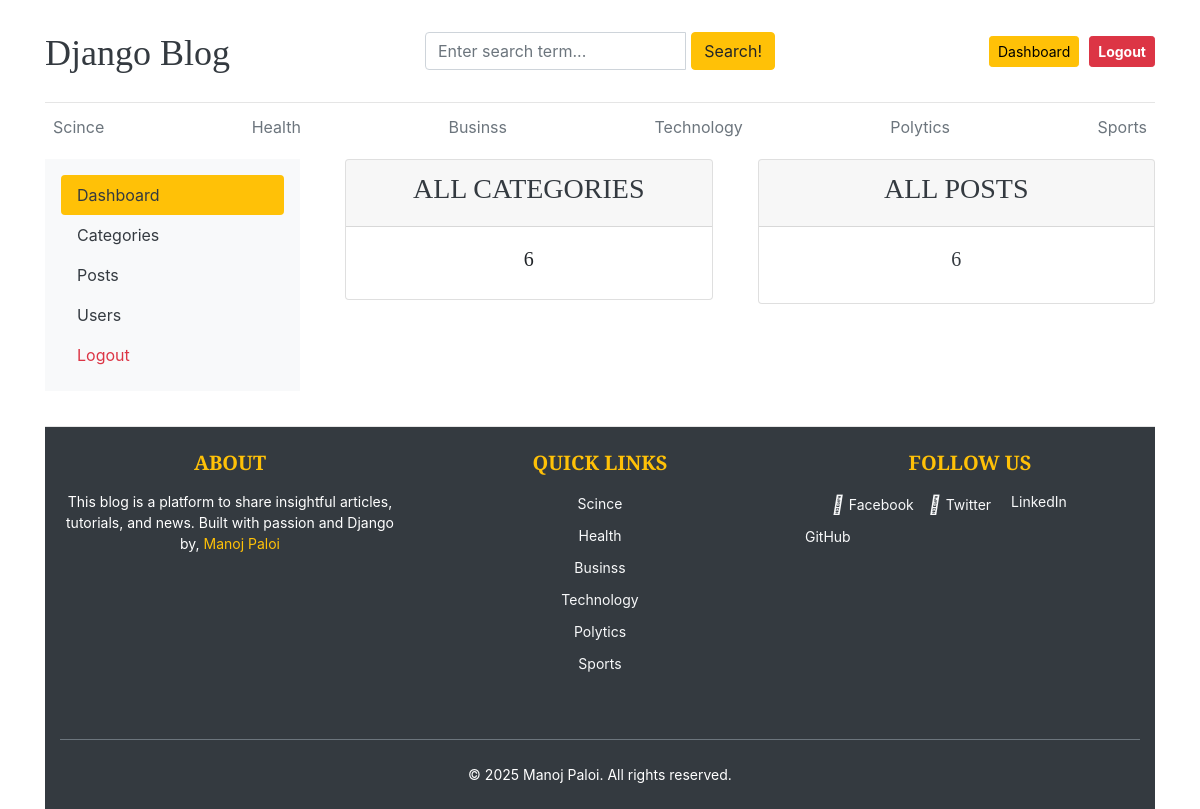
The app's page /dashboards/ (signed in) with its own data.
### blogs/models.py (models this page shows, shortened)
class Category(models.Model):
    category_name = models.CharField(max_length=50, unique=True)
    created_at = models.DateTimeField(auto_now_add=True)
    updated_at = models.DateTimeField(auto_now=True)  # Fixed typo
    class Meta:
        verbose_name_plural = 'Categories'

### dashboards/views.py (the view)
# urls.py: path('',views.dashboard, name= 'dashboard' ),
@login_required(login_url='login')
@never_cache
def dashboard (request):
    category_counts = Category.objects.all().count()
    blogs_counts = Blogs.objects.all().count()
    context = {
        'category_counts': category_counts,
        'blogs_counts': blogs_counts
    }
    return render (request,'dashboard/dashboard.html', context)

### blogs/context_processors.py (called while the page is built)
def get_categories(request):
    categories = Category.objects.all()
    return dict(categories = categories)

### templates/dashboard/dashboard.html
{% extends '../base/base.html' %}
{% block content %}
  <div class="row">
    <div class="col-md-3">
      <div class="nav flex-column nav-pills bg-light p-3" aria-orientation="vertical">
        <a href="{% url 'dashboard' %}" class="nav-link text-dark bg-warning active">Dashboard</a>
        <a href="{% url 'categories' %}" class="nav-link text-dark ">Categories</a>
        <a href="{% url 'posts' %}" class="nav-link text-dark">Posts</a>
        <a href="{% url 'users' %}" class="nav-link text-dark">Users</a>
        <a href="{% url 'logout' %}" class="nav-link text-danger">Logout</a>
      </div>
    </div>
    <div class="col-md-9">
      <div class="row">
        <div class="col">
          {% include './leftsidebar.html' %}
        </div>
        <div class="col">
          <div class="card border-default mb-3">
            <div class="card-header text-center text-uppercase font-weight-bold">
              <h3 class="text-dark">All Posts</h3>
            </div>
            <div class="card-body text-dark">
              <h5 class="card-title text-center">{{ blogs_counts|default:'0' }}</h5>
            </div>
          </div>
        </div>
      </div>
    </div>
  </div>
{% endblock %}

### templates/base/Header.html (shortened to what this page needs)
{% load static %}
<!DOCTYPE html>
<html lang="en">
  <head>
    <link href="https://getbootstrap.com/docs/4.0/dist/css/bootstrap.min.css" rel="stylesheet" />
    <link href="{% static 'css/blog.css' %}" rel="stylesheet" />
    <link rel="stylesheet" href="https://cdnjs.cloudflare.com/ajax/libs/font-awesome/4.7.0/css/font-awesome.min.css" />
  </head>
  <header class="blog-header py-3">
    <div class="row flex-nowrap justify-content-between align-items-center">
      <div class="col-4 pt-1">
        <a class="blog-header-logo text-dark" href="/">Django Blog</a>
      </div>
      <div class="col-4" style="margin-top: 1rem;">
        <form action=" {% url 'search' %} " method="GET">
          <div class="input-group">
            <input class="form-control" name="keyword" type="text" placeholder="Enter search term..." aria-label="Enter search term..." aria-describedby="button-search" />
            <button type="submit" class="btn btn-warning" id="button-search" style="margin-left: 5px;" type="button">Search!</button>
          </div>
        </form>
      </div>
      <div class="col-4 d-flex justify-content-end align-items-center">
        {% if not user.is_authenticated %}
          <a class="btn btn-sm btn-warning" href="{% url 'login' %}">Login</a> &nbsp;
          <a class="btn btn-sm btn-outline-secondary" href="{% url 'register' %}">Register</a>
        {% else %}
          <span><a href="{% url 'dashboard' %}" class="btn btn-sm btn-warning" style="margin-right: 10px; color: black;">Dashboard</a></span>
          <a href="{% url 'logout' %}" class="btn btn-sm btn-danger" style="font-weight: bold; color: white;">Logout</a>
        {% endif %}
      </div>
    </div>
  </header>
  <div class="nav-scroller py-1 mb-2">
    <nav class="nav d-flex justify-content-between">
      {% for cat in categories %}
        <a class="p-2 text-muted" href="{% url 'posts_by_category' cat.id %}">{{ cat.category_name }}</a>
      {% endfor %}
    </nav>
  </div>
</html>

### templates/base/Footer.html (shortened to what this page needs)
{% load static %}
<footer class="blog-footer py-4 bg-dark text-white">
  <div class="container">
    <div class="row">
      <div class="col-md-4 col-sm-12 mb-4">
        <h5 class="text-uppercase mb-3">About</h5>
        <p>
          This blog is a platform to share insightful articles, tutorials, and news. Built with passion and Django by,
          <a href="#" class="text-warning">Manoj Paloi</a>
        </p>
      </div>
      <div class="col-md-4 col-sm-6 mb-4">
        <h5 class="text-uppercase mb-3">Quick Links</h5>
        <ul class="list-unstyled">
          {% for cat in categories %}
            <li>
              <a href="{% url 'posts_by_category' cat.id %}" class="text-light text-decoration-none">{{ cat.category_name }}</a>
            </li>
          {% endfor %}
        </ul>
      </div>
      <div class="col-md-4 col-sm-6 mb-4">
        <h5 class="text-uppercase mb-3">Follow Us</h5>
        <ul class="list-unstyled d-flex flex-wrap">
          <li class="me-3">
            <a href="#" class="text-light text-decoration-none d-flex align-items-center" style="padding-left: 2rem;"><i class="fab fa-facebook-f me-2"></i> Facebook</a>
          </li>
          <li class="me-3">
            <a href="#" class="text-light text-decoration-none d-flex align-items-center"><i class="fab fa-twitter me-2"></i> Twitter</a>
          </li>
          <li class="me-3">
            <a href="#" class="text-light text-decoration-none d-flex align-items-center"> LinkedIn</a>
          </li>
          <li class="me-3">
            <a href="#" class="text-light text-decoration-none d-flex align-items-center"> GitHub</a>
          </li>
        </ul>
      </div>
    </div>
    <hr class="border-secondary my-4" />
    <div class="text-center">
      <p class="mb-0">© 2025 Manoj Paloi. All rights reserved.</p>
    </div>
  </div>
</footer>

### static/css/blog.css (style rules this page uses)
.blog-header { border-bottom: 1px solid #e5e5e5; }
.blog-header-logo { font-family: "Playfair Display", Georgia, "Times New Roman", serif ; font-size: 2.25rem; }
h1, h2, h3, h4, h5, h6 { font-family: "Playfair Display", Georgia, "Times New Roman", serif ; }
.blog-footer { padding: 2.5rem 0; color: #727272; text-align: center; background-color: #f9f9f9; border-top: .05rem solid #e5e5e5; }
.blog-footer p:last-child { margin-bottom: 0; }

### templates/base/Footer.html (style rules this page uses)
.blog-footer { background-color: #343a40; color: #ffffff; margin-top: 35px; }
.blog-footer h5 { font-weight: bold; color: #ffc107; }
.blog-footer p, .blog-footer a { font-size: 14px; }
.blog-footer ul { padding: 0; list-style: none; }
.blog-footer ul li { margin-bottom: 8px; }
.blog-footer ul li a { font-size: 14px; transition: color 0.3s ease; }
.blog-footer ul.d-flex li { margin-right: 15px; }
.blog-footer ul.d-flex li a { display: flex; align-items: center; gap: 5px; }
.blog-footer ul.d-flex li a i { font-size: 18px; }

### records on screen
Category: category_name "Scince"
Category: category_name "Health"
Category: category_name "Businss"
Category: category_name "Technology"
Category: category_name "Polytics"
Category: category_name "Sports"

### other values on screen
{{ category_counts|default:"0" }} "6"
{{ blogs_counts|default:'0' }} "6"
